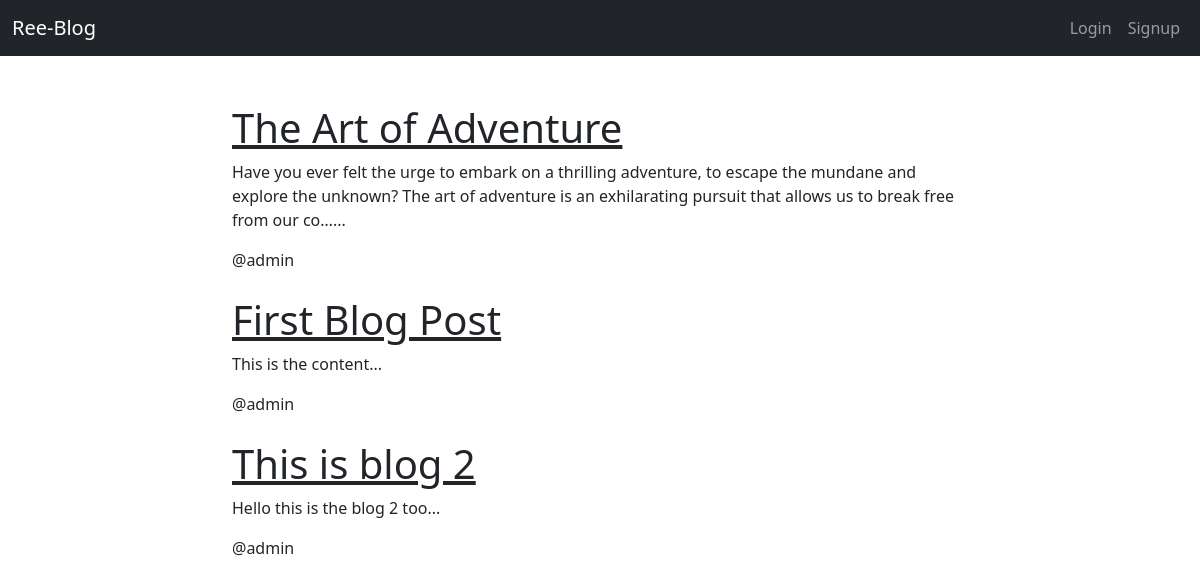
The page / on the database its author committed.
### blog/models.py (models this page shows, shortened)
class Post(models.Model):
    options = (
        ('draft', "Draft"),
        ("published", "Published")
    )
    title = models.CharField(max_length=50)
    slug = models.SlugField(max_length=100, unique_for_date='publish')
    publish = models.DateTimeField(default=timezone.now())
    content = models.TextField()
    author = models.ForeignKey(User, on_delete=models.CASCADE, related_name='blog_posts')
    status = models.CharField(max_length=50, choices=options, default='draft')
    class Meta:
        ordering = ('-publish',)
    def get_absolute_url(self):
        return reverse("single_post", args=[str(self.slug)])

### blog/views.py (the view)
# urls.py: 2. Add a URL to urlpatterns:  path('', views.home, name='home')
def home(request):
    all_posts = Post.objects.exclude(status='draft')
    return render(request, 'blog/index.html', context={'posts':all_posts})

### blog/templates/blog/index.html
{% extends 'blog/base.html' %}}
{% block content %}
<div class="container">
        <div class="row justify-content-md-center pt-5">
            <div class="col-md-8">
            {% for post in posts %}
            <a class="text-dark"href='{{post.get_absolute_url}}'><h1>{{post.title}}</h1></a>
                <div class="col-md-12"><p>{{post.content|truncatechars:200}}...</p></div>
                    <span>@{{post.author }}<br><br></span>
                    {% endfor %}
            </div>
        </div>
      </div>
{% endblock content %}

### blog/templates/blog/base.html (shortened to what this page needs)
<!doctype html>
<html lang="en">
  <head>
    <link href="https://cdn.jsdelivr.net/npm/bootstrap@5.3.1/dist/css/bootstrap.min.css" rel="stylesheet">
  </head>
  <body>
    <nav class="navbar navbar-expand-lg navbar-dark bg-dark">
        <div class="container-fluid">
            <a class="navbar-brand" href="{% url 'home' %}">Ree-Blog</a>
            <div class="collapse navbar-collapse" id="navbarSupportedContent">
                <ul class="navbar-nav ms-auto mb-2 mb-lg-0">
                    <li class="nav-item d-inline-flex">
                        {% if user.is_authenticated %}
                        <a class="nav-link" href="#">{{ user.username }}</a>
                        {% else %}
                        <a class="nav-link " href="">Login</a>
                        <a class="nav-link " href="">Signup</a>
                        {% endif %}
                    </li>
                </ul>
            </div>
        </div>
    </nav>
      {% block content %}{% endblock content %}
    </body>
    </html>

### rows shown on the page
Post: title "The Art of Adventure", content "Have you ever felt the urge to embark on a thrilling adventure, to escape the mundane and explore the unknown? The art of adventure is an exhilarating pursuit that allows us to break free from our co…", author "admin"
Post: title "First Blog Post", content "This is the content", author "admin"
Post: title "This is blog 2", content "Hello this is the blog 2 too", author "admin"
